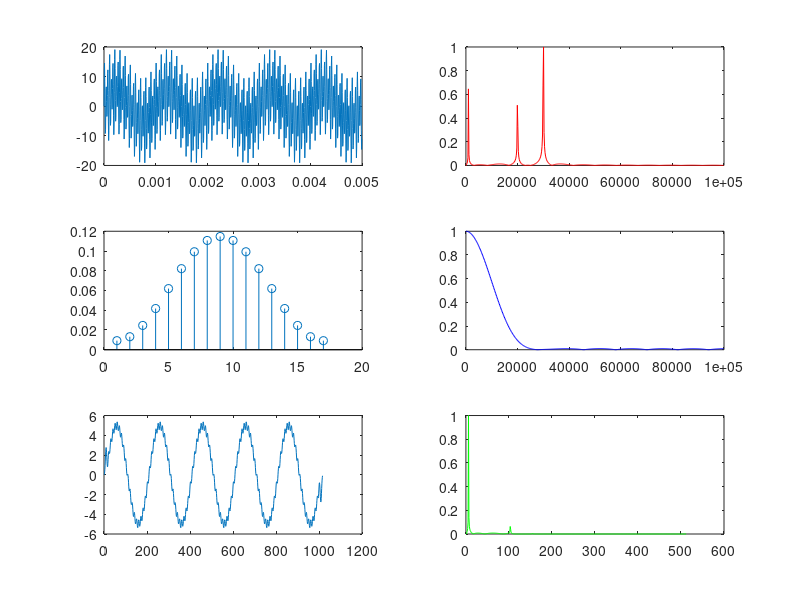

This figure's MATLAB source:
clc;
clear all;

Fs = 200e3;
Ts = 1/Fs;
dt = 0:Ts:5e-3-Ts;

f1 = 1e3;
f2 = 20e3;
f3 = 30e3;


y = 5*sin(2*pi*f1*dt) + 5*sin(2*pi*f2*dt) + 10*sin(2*pi*f3*dt);
%plot(dt,y);

nfft = length(y);
nfft2 = 2.^nextpow2(nfft);

fy = fft(y, nfft2);
fy = fy(1:nfft2/2);

xfft = Fs.*(0:nfft2/2-1)/nfft2;
%plot(xfft, abs(fy/max(fy)));

cut_off = 1.5e3/Fs/2;
order = 16;

h = fir1(order, cut_off);
fh = fft(h, nfft2);
fh = fh(1:nfft2/2);


con = conv(y, h);
subplot(3,2,1);
plot(dt,y);
subplot(3,2,3);
stem(h);
subplot(3,2,5);
plot(con);


mul = fh.*fy;
subplot(3,2,2);
plot(xfft, abs(fy/max(fy)),'r'); 
subplot(3,2,4);
plot(xfft, abs(fh/max(fh)),'b'); 
subplot(3,2,6);
plot(abs(mul/max(mul)),'g');



